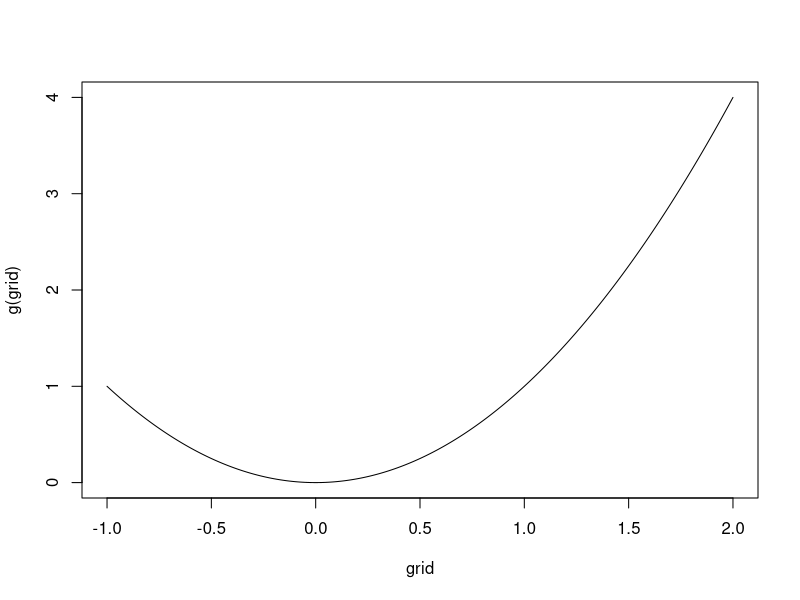
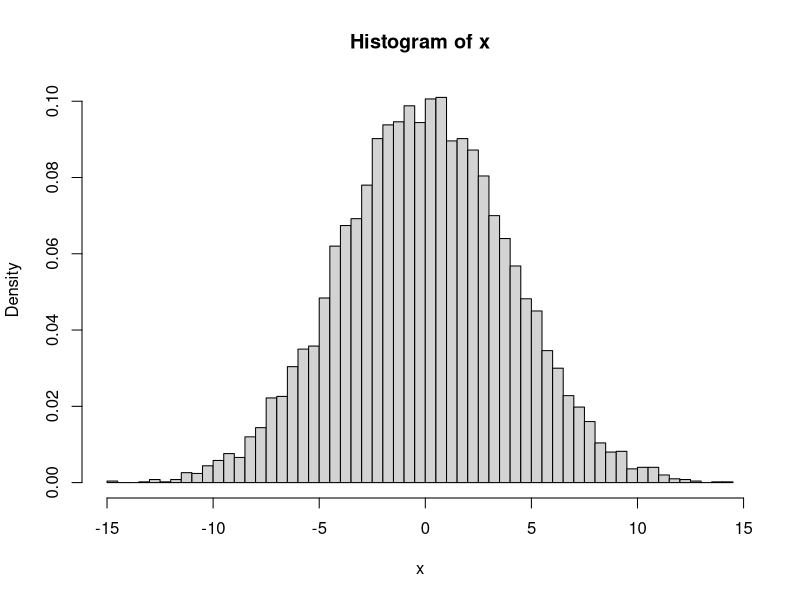
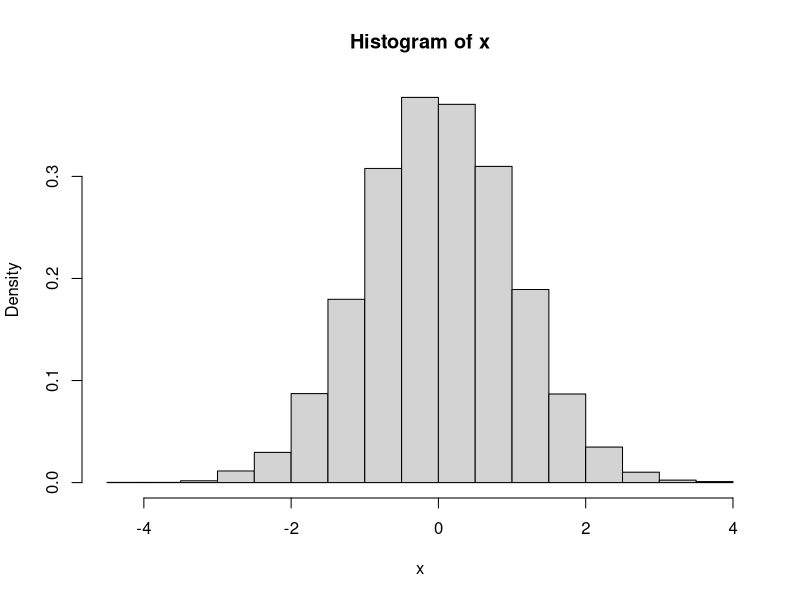

The R source for these figures, in order:
# Monte Carol integration

n = 10000
alpha = 1
beta = 3
x = rgamma(n=n, shape=alpha, rate =beta)

grid = seq(0, 4, by=.01)
#plot( grid, dgamma(grid, shape=alpha, rate =beta))

# Approximate E(X)
x_bar = mean(x); x_bar
# Compare to the true mean of E(X) = alpha / beta
alpha / beta

# Approximate Var(X)
x2_bar = mean(x^2)
var_x = x2_bar - x_bar^2; var_x
# Compare to the true mean of Var(X) = alpha / beta^2
alpha / beta^2

# Approximate the probability that 0 < x < 6
b = .8
a = 0
prob = pgamma(b, shape=alpha, rate=beta) - pgamma(a, shape=alpha, rate=beta)
prob

MC_integral = mean( a < x & x < b ); MC_integral



# Importance sampling
n = 10000
x = rnorm(n=n, mean=0, sd=4)

g = function(x) x^2
g = Vectorize(g)

grid = seq( -1, 2, by=.01)
plot( grid, g(grid), type="l")

hist(x, freq=F, breaks=floor(sqrt(n)))

mean( (-1 < x & x < 2) * g(x) / dnorm( x, mean=0, sd=4))





# Probability integral transform
# Generate a sample from the standard normal distribution from a sample from the
# standard uniform distribution
n = 10000
u = runif(n)
x = qnorm(u)
hist( x, freq=F)
